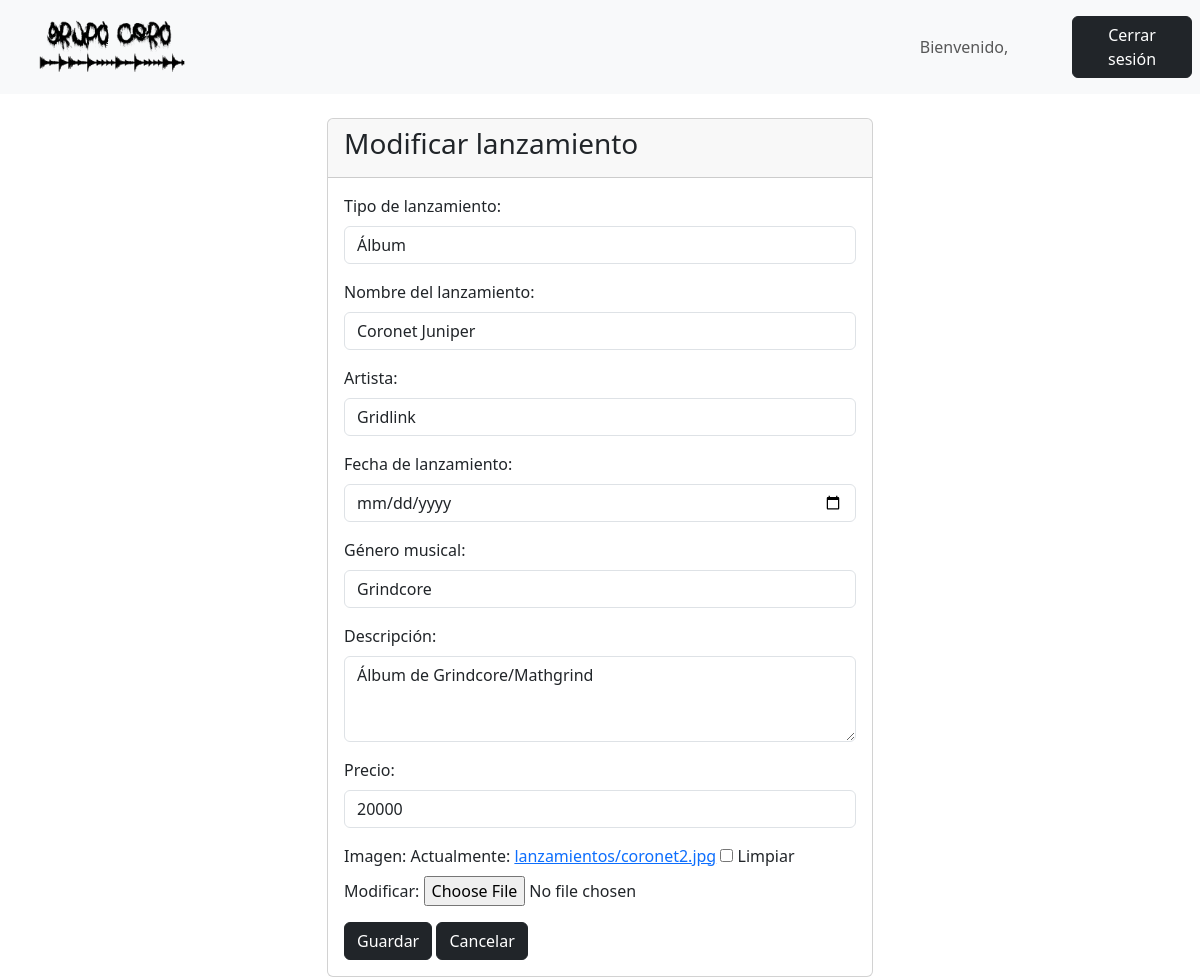
Screenshot of /lanzamientosupdate/14/ with the database file from the repository.
### core/models.py (models this page shows, shortened)
class Lanzamiento(models.Model):
    tipoLanzamiento = models.ForeignKey(TipoLanzamiento, on_delete=models.CASCADE)
    nombreLanzamiento = models.CharField(max_length=50)
    artista = models.ForeignKey(Artista, on_delete=models.CASCADE)
    fechaLanzamiento = models.DateField()
    genero = models.ForeignKey(GeneroMusical, on_delete=models.CASCADE)
    descripcionLanzamiento = models.TextField()
    precio = models.IntegerField(default=0)
    imagen = models.ImageField(upload_to='lanzamientos/', null=True, blank=True)
    class Meta:
        verbose_name = "Lanzamiento"
        verbose_name_plural = "Lanzamientos"

### core/views.py (the view)
# urls.py: path('lanzamientosupdate/<int:id>/', lanzamientosupdate, name='lanzamientosupdate'),
def lanzamientosupdate(request, id):
    lanzamientos = Lanzamiento.objects.get(id=id)
    if request.method == 'POST':
        formulario = LanzamientoForm(data=request.POST, instance=lanzamientos)
        if formulario.is_valid():
            formulario.save()
            return redirect('lanzamientosobjects')
    else:
        formulario = LanzamientoForm(instance=lanzamientos)
    return render(request, 'core/miembros/lanzamientos/crud/update.html', {'form': formulario, 'lanzamientos': lanzamientos})

### core/forms.py
class LanzamientoForm (ModelForm):
    class Meta:
        model = Lanzamiento
        fields = '__all__'
        widgets = {
            'tipoLanzamiento': forms.Select(attrs={'class': 'form-control'}),
            'nombreLanzamiento': forms.TextInput(attrs={'class': 'form-control'}),
            'artista': forms.Select(attrs={'class': 'form-control'}),
            'fechaLanzamiento': forms.DateInput(attrs={'class': 'form-control', 'type': 'date'}),
            'genero': forms.Select(attrs={'class': 'form-control'}),
            'descripcionLanzamiento': forms.Textarea(attrs={'class': 'form-control', 'rows': 3}),
            'precio': forms.NumberInput(attrs={'class': 'form-control'}),
        }

### core/models.py (called while the page is built)
    def __str__(self):
        return self.nombreTipo

    def __str__(self):
        return self.nombreArtista

    def __str__(self):
        return self.nombreGenero

### core/templates/core/miembros/lanzamientos/crud/update.html (shortened to what this page needs)
<!DOCTYPE html>
{% load static %}
<html lang="es">
<head>
    <link href="https://cdn.jsdelivr.net/npm/bootstrap@5.3.3/dist/css/bootstrap.min.css" rel="stylesheet">
    <link rel="stylesheet" href="{% static 'core/css/style.css' %}">
</head>
<body>
<nav class="navbar navbar-expand-sm bg-light navbar-light justify-content-center">
    <div class="container-fluid">
        <a class="navbar-brand" href="{% url 'miembrosindex' %}">
            <img src="{% static 'core/img/LOGO.png' %}" alt="Avatar Logo" style="width:200px;" class="rounded-pill">
        </a>
    </div>
    <ul class="navbar-nav">
        <li class="nav-item">
            <a class="nav-link text-center" style="width:200px;">Bienvenido, {{ user.username }}</a>
        </li>
    </ul>
    <ul class="navbar-nav">
        <li class="nav-item">
            <a class="nav-link" href="{% url 'logout' %}">
                <button class="btn btn-dark" type="button" style="width:120px;">Cerrar sesión</button>
            </a>
        </li>
    </ul>
</nav>
<div class="container mt-4">
    <div class="row justify-content-center">
        <div class="col-md-6">
            <div class="card">
                <div class="card-header">
                    <h3 class="card-title">Modificar lanzamiento</h3>
                </div>
                <div class="card-body">
                    <form id="lanzamientoForm" method="POST">
                        <div class="mb-3">
                            <label for="id_tipoLanzamiento" class="form-label">Tipo de lanzamiento:</label>
                            {{ form.tipoLanzamiento }}
                        </div>
                        <div class="mb-3">
                            <label for="id_nombreLanzamiento" class="form-label">Nombre del lanzamiento:</label>
                            {{ form.nombreLanzamiento }}
                        </div>
                        <div class="mb-3">
                            <label for="id_artista" class="form-label">Artista:</label>
                            {{ form.artista }}
                        </div>
                        <div class="mb-3">
                            <label for="id_fechaLanzamiento" class="form-label">Fecha de lanzamiento:</label>
                            {{ form.fechaLanzamiento }}
                        </div>
                        <div class="mb-3">
                            <label for="id_genero" class="form-label">Género musical:</label>
                            {{ form.genero }}
                        </div>
                        <div class="mb-3">
                            <label for="id_descripcionLanzamiento" class="form-label">Descripción:</label>
                            {{ form.descripcionLanzamiento }}
                        </div>
                        <div class="mb-3">
                            <label for="id_precio" class="form-label">Precio:</label>
                            {{ form.precio }}
                        </div>
                        <div class="mb-3">
                            <label for="imagen" class="form-label">Imagen:</label>
                            {{ form.imagen }}
                        </div>
                        <input class="btn btn-dark" type="submit" value="Guardar">
                        <a href="#" class="btn btn-dark" onclick="history.back()">Cancelar</a>
                    </form>
                </div>
            </div>
        </div>
    </div>
</div>
</body>
</html>

### core/static/core/css/style.css (style rules this page uses)
body { background-color: white; color: black; }

### rows the page displays
Lanzamiento: tipoLanzamiento "Álbum", nombreLanzamiento "Coronet Juniper", artista "Gridlink", genero "Grindcore", descripcionLanzamiento "Álbum de Grindcore/Mathgrind", precio "20000"
